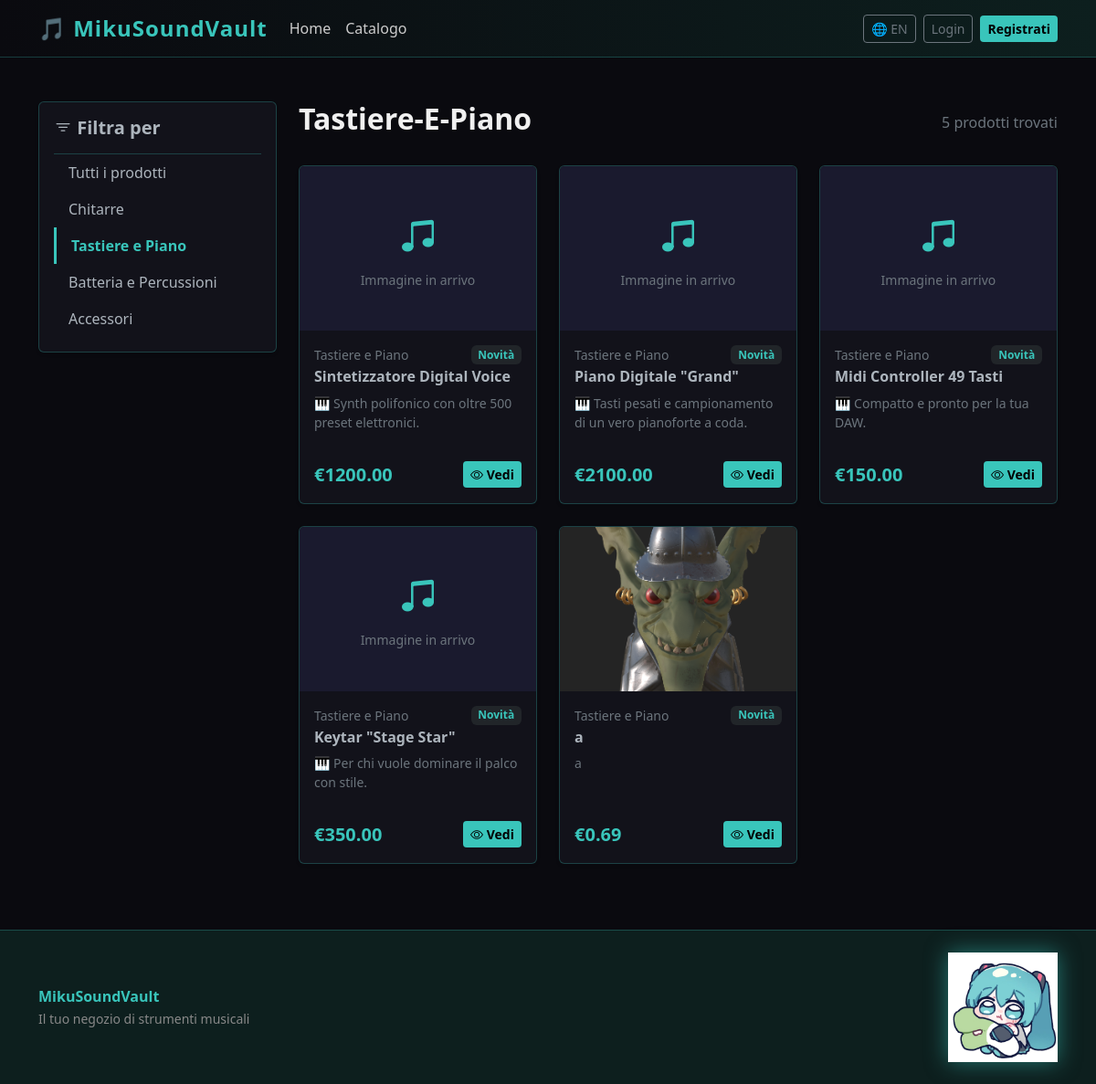
Page /products/?category=tastiere-e-piano on the committed database.
### store/models.py (models this page shows, shortened)
class Category(models.Model):
    name = models.CharField(max_length=100)
    slug = models.SlugField(unique=True)
    description = models.TextField(blank=True)
    class Meta:
        verbose_name_plural = 'Categories'

class Product(models.Model):
    category = models.ForeignKey(Category, on_delete=models.CASCADE, related_name='products')
    name = models.CharField(max_length=200)
    slug = models.SlugField(unique=True)
    description = models.TextField()
    price = models.DecimalField(max_digits=10, decimal_places=2)
    stock = models.PositiveIntegerField(default=0)
    image = models.ImageField(upload_to='products/', blank=True, null=True)
    available = models.BooleanField(default=True)
    created_at = models.DateTimeField(auto_now_add=True)

### store/views.py (the view)
# urls.py: path('products/', views.product_list, name='product_list'),
def product_list(request):
    category_slug = request.GET.get('category')
    categories = Category.objects.all()
    products = Product.objects.filter(available=True)
    if category_slug:
        category = get_object_or_404(Category, slug=category_slug)
        products = products.filter(category=category)
    return render(request, 'store/product_list.html', {
        'categories': categories,
        'products': products,
        'selected_category': category_slug,
    })

### store/templates/store/product_list.html (shortened to what this page needs)
{% extends 'base.html' %}
{% block content %}
<div class="row pt-4">
    <div class="col-md-3 mb-4">
        <div class="card p-3 shadow-sm" style="border: 1px solid var(--miku-border);">
            <h5 class="fw-bold mb-3"><i class="bi bi-filter"></i> Filtra per</h5>
            <div class="list-group list-group-flush">
                <a href="{% url 'product_list' %}"
                   class="list-group-item list-group-item-action {% if not selected_category %}active-miku{% endif %}"
                   style="background: transparent; color: var(--miku-text); border: none;">
                    Tutti i prodotti
                </a>
                {% for category in categories %}
                <a href="{% url 'product_list' %}?category={{ category.slug }}"
                   class="list-group-item list-group-item-action {% if selected_category == category.slug %}active-miku{% endif %}"
                   style="background: transparent; color: var(--miku-text); border: none;">
                    {{ category.name }}
                </a>
                {% endfor %}
            </div>
        </div>
    </div>
    <div class="col-md-9">
        <div class="d-flex justify-content-between align-items-center mb-4">
            <h2 class="fw-bold">
                {% if selected_category %}
                    {{ selected_category|title }}
                {% else %}
                    Esplora il Catalogo
                {% endif %}
            </h2>
            <span class="text-secondary">{{ products.count }} prodotti trovati</span>
        </div>
        <div class="row g-4">
            {% for product in products %}
            <div class="col-md-4 col-sm-6">
                <div class="card h-100 shadow-sm" style="border: 1px solid var(--miku-border); transition: transform 0.2s;">
                    {% if product.image %}
                    <img src="{{ product.image.url }}" class="card-img-top"
                         style="height: 180px; object-fit: cover;" alt="{{ product.name }}">
                    {% else %}
                    <div class="card-img-top d-flex flex-column align-items-center justify-content-center"
                         style="height: 180px; background: #1a1a2e; color: var(--miku-teal);">
                        <i class="bi bi-music-note-beamed" style="font-size: 2.5rem;"></i>
                        <span class="mt-2 small text-secondary">Immagine in arrivo</span>
                    </div>
                    {% endif %}
                    <div class="card-body d-flex flex-column">
                        <div class="d-flex justify-content-between mb-1">
                            <small class="text-secondary">{{ product.category.name }}</small>
                            <span class="badge bg-dark text-teal" style="color: var(--miku-teal);">Novità</span>
                        </div>
                        <h6 class="card-title fw-bold mb-2">{{ product.name }}</h6>
                        <p class="card-text text-secondary small flex-grow-1">
                            {{ product.description|truncatechars:80 }}
                        </p>
                        <div class="mt-3 d-flex justify-content-between align-items-center">
                            <span class="fs-5 fw-bold" style="color: var(--miku-teal);">€{{ product.price }}</span>
                            <a href="{% url 'product_detail' product.slug %}" class="btn btn-miku btn-sm">
                                <i class="bi bi-eye"></i> Vedi
                            </a>
                        </div>
                    </div>
                </div>
            </div>
            {% empty %}
            <div class="col-12 text-center py-5">
                <i class="bi bi-search" style="font-size: 3rem; color: var(--miku-border);"></i>
                <p class="text-secondary mt-3">Nessun prodotto trovato in questa categoria.</p>
            </div>
            {% endfor %}
        </div>
    </div>
</div>
{% endblock %}

### templates/base.html (style rules this page uses)
:root { --miku-teal: #39C5BB; --miku-dark: #0a0a0f; --miku-card: #12121a; --miku-border: #39C5BB44; }
body { background-color: var(--miku-dark); color: #f0f0f0; font-family: 'Segoe UI', sans-serif; }
.btn-miku { background-color: var(--miku-teal); color: #000; font-weight: 600; border: none; }
.card { background-color: var(--miku-card); border: 1px solid var(--miku-border); transition: transform 0.2s; }

### store/templates/store/product_list.html (style rules this page uses)
.active-miku { border-left: 3px solid var(--miku-teal) !important; font-weight: bold; color: var(--miku-teal) !important; }

### rows in the picture
Category: name "Chitarre"
Category: name "Tastiere e Piano", slug "Tastiere-E-Piano"
Category: name "Batteria e Percussioni"
Category: name "Accessori"
Product: image "Immagine in arrivo", category.name "Tastiere e Piano", name "Sintetizzatore Digital Voice", description "🎹 Synth polifonico con oltre 500 preset elettronici.", price "1200.00"
Product: image "Immagine in arrivo", category.name "Tastiere e Piano", name "Piano Digitale \"Grand\"", description "🎹 Tasti pesati e campionamento di un vero pianoforte a coda.", price "2100.00"
Product: image "Immagine in arrivo", category.name "Tastiere e Piano", name "Midi Controller 49 Tasti", description "🎹 Compatto e pronto per la tua DAW.", price "150.00"
Product: image "Immagine in arrivo", category.name "Tastiere e Piano", name "Keytar \"Stage Star\"", description "🎹 Per chi vuole dominare il palco con stile.", price "350.00"
Product: image (picture), category.name "Tastiere e Piano", name "a", description "a", price "0.69"

### other values in the picture
{{ products.count }} "5"
